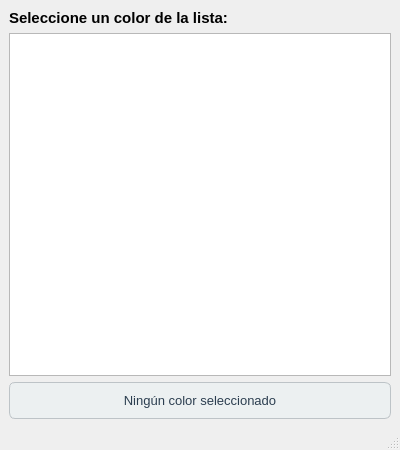
<?xml version="1.0" encoding="UTF-8"?>
<ui version="4.0">
 <class>MainWindow</class>
 <widget class="QMainWindow" name="MainWindow">
  <property name="geometry">
   <rect>
    <x>0</x>
    <y>0</y>
    <width>400</width>
    <height>450</height>
   </rect>
  </property>
  <property name="windowTitle">
   <string>Selector de Colores</string>
  </property>
  <widget class="QWidget" name="centralwidget">
   <layout class="QVBoxLayout" name="verticalLayout">
    <item>
     <widget class="QLabel" name="lblTitulo">
      <property name="font">
       <font>
        <pointsize>11</pointsize>
        <bold>true</bold>
       </font>
      </property>
      <property name="text">
       <string>Seleccione un color de la lista:</string>
      </property>
     </widget>
    </item>
    <item>
     <widget class="QListWidget" name="listColores"/>
    </item>
    <item>
     <widget class="QLabel" name="lblColorSeleccionado">
      <property name="font">
       <font>
        <pointsize>10</pointsize>
       </font>
      </property>
      <property name="styleSheet">
       <string notr="true">background-color: #ecf0f1; color: #2c3e50; padding: 10px; border-radius: 6px; border: 1px solid #bdc3c7;</string>
      </property>
      <property name="text">
       <string>Ningún color seleccionado</string>
      </property>
      <property name="alignment">
       <set>Qt::AlignCenter</set>
      </property>
     </widget>
    </item>
   </layout>
  </widget>
  <widget class="QMenuBar" name="menubar">
   <property name="geometry">
    <rect>
     <x>0</x>
     <y>0</y>
     <width>400</width>
     <height>21</height>
    </rect>
   </property>
  </widget>
  <widget class="QStatusBar" name="statusbar"/>
 </widget>
 <resources/>
 <connections/>
</ui>
